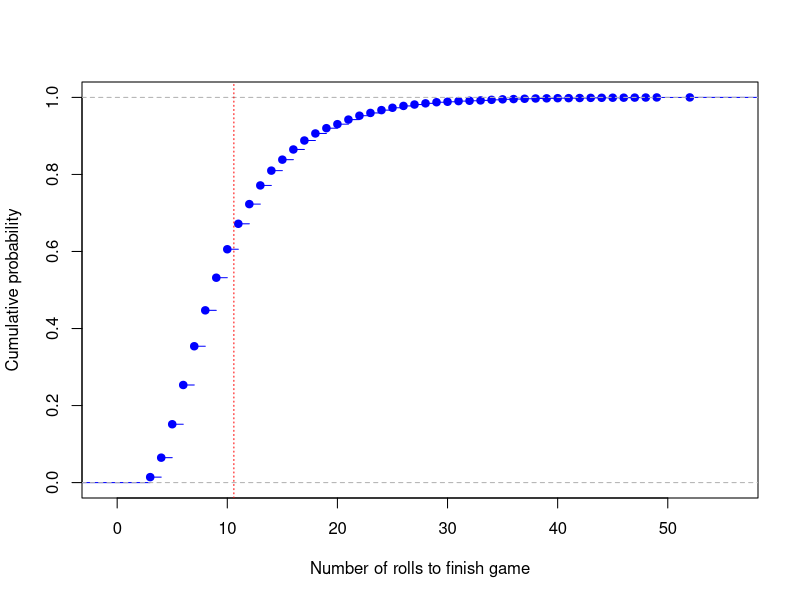

Write the R code that produced this figure. (Note: a time limit stopped this script after it produced the figure.)
## ---- chunk 1
knitr::opts_knit$set(base.dir = "/home/swolf/website/", base.url = "/")
knitr::opts_chunk$set(fig.path = "figure/2020-03-31-unfairDie")
## ---- chunk 2
makeNewDie = function(sides){
  newSides = sample(sides,replace=TRUE)
  return(newSides)
}
## ---- chunk 3
playDieGame = function(N){
  roll = 1
  dieSides = 1:N
  uniqueDieSides = unique(dieSides)
  while(length(uniqueDieSides)>1){
    # Roll the dice
    roll = roll + 1
    dieSides = makeNewDie(dieSides)
    uniqueDieSides = unique(dieSides)
  }
  return(roll)
}
## ---- chunk 4
n = 10000
# Simulate the die game n times
gameResult = replicate(n, playDieGame(6))
avgResult = mean(gameResult)
## ---- chunk 5
# Make a plot
plot(ecdf(gameResult),main='',ylab='Cumulative probability',
     xlab='Number of rolls to finish game',col='blue')
abline(v=avgResult,col='red',lty=3)
## ---- chunk 6
nSims = 1000
dieSides = c(5:10,30,50,70,100,300,1000)
avgRes = NULL
seRes = NULL
for(nSides in dieSides){
  # Simulate the die game nSims times
  gameRes = replicate(nSims, playDieGame(nSides))
  avgRes = c(avgRes, mean(gameRes))
  seRes = c(seRes, sd(gameRes)/sqrt(nSims))
}
dieRoll.lm = lm(log10(avgRes) ~ log10(dieSides))
summary(dieRoll.lm)
## ---- chunk 7
dieRollLin.lm = lm(avgRes ~ dieSides)
summary(dieRollLin.lm)
## ---- chunk 8
plot(dieSides,avgRes,type='p',col='blue',xlab='Number of sides on the die', 
     ylab='Average number of rolls to end the game',log='xy',pch=19)
lines(dieSides,predict(dieRollLin.lm),col='red',lty=2)
